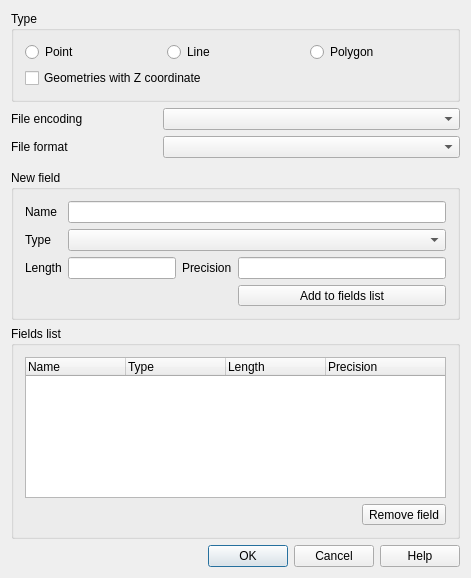
<?xml version="1.0" encoding="UTF-8"?>
<ui version="4.0">
 <class>QgsNewVectorLayerDialogBase</class>
 <widget class="QDialog" name="QgsNewVectorLayerDialogBase">
  <property name="geometry">
   <rect>
    <x>0</x>
    <y>0</y>
    <width>471</width>
    <height>578</height>
   </rect>
  </property>
  <property name="windowTitle">
   <string>New Shapefile Layer</string>
  </property>
  <property name="modal">
   <bool>true</bool>
  </property>
  <layout class="QGridLayout">
   <item row="5" column="1" colspan="2">
    <widget class="QComboBox" name="mFileEncoding">
     <property name="enabled">
      <bool>true</bool>
     </property>
    </widget>
   </item>
   <item row="6" column="0">
    <widget class="QLabel" name="mFileFormatLabel">
     <property name="enabled">
      <bool>true</bool>
     </property>
     <property name="text">
      <string>File format</string>
     </property>
     <property name="buddy">
      <cstring>mFileFormatComboBox</cstring>
     </property>
    </widget>
   </item>
   <item row="6" column="1" colspan="2">
    <widget class="QComboBox" name="mFileFormatComboBox">
     <property name="enabled">
      <bool>true</bool>
     </property>
    </widget>
   </item>
   <item row="5" column="0">
    <widget class="QLabel" name="mFileFormatLabel_2">
     <property name="enabled">
      <bool>true</bool>
     </property>
     <property name="text">
      <string>File encoding</string>
     </property>
     <property name="buddy">
      <cstring>mFileFormatComboBox</cstring>
     </property>
    </widget>
   </item>
   <item row="9" column="0" colspan="3">
    <widget class="QgsProjectionSelectionWidget" name="mCrsSelector" native="true">
     <property name="focusPolicy">
      <enum>Qt::StrongFocus</enum>
     </property>
    </widget>
   </item>
   <item row="2" column="0" colspan="3">
    <widget class="QGroupBox" name="buttonGroup1">
     <property name="title">
      <string>Type</string>
     </property>
     <layout class="QGridLayout" name="gridLayout1">
      <item row="0" column="1">
       <widget class="QRadioButton" name="mLineRadioButton">
        <property name="text">
         <string>Line</string>
        </property>
       </widget>
      </item>
      <item row="0" column="0">
       <widget class="QRadioButton" name="mPointRadioButton">
        <property name="text">
         <string>Point</string>
        </property>
       </widget>
      </item>
      <item row="1" column="0" colspan="3">
       <widget class="QCheckBox" name="mGeometryWithZCheckBox">
        <property name="text">
         <string>Geometries with Z coordinate</string>
        </property>
       </widget>
      </item>
      <item row="0" column="2">
       <widget class="QRadioButton" name="mPolygonRadioButton">
        <property name="text">
         <string>Polygon</string>
        </property>
       </widget>
      </item>
     </layout>
    </widget>
   </item>
   <item row="14" column="0" colspan="3">
    <widget class="QDialogButtonBox" name="buttonBox">
     <property name="orientation">
      <enum>Qt::Horizontal</enum>
     </property>
     <property name="standardButtons">
      <set>QDialogButtonBox::Cancel|QDialogButtonBox::Help|QDialogButtonBox::Ok</set>
     </property>
    </widget>
   </item>
   <item row="10" column="0" colspan="3">
    <widget class="QGroupBox" name="groupBox">
     <property name="title">
      <string>New field</string>
     </property>
     <layout class="QGridLayout">
      <item row="0" column="0">
       <widget class="QLabel" name="textLabel1">
        <property name="text">
         <string>Name</string>
        </property>
        <property name="buddy">
         <cstring>mNameEdit</cstring>
        </property>
       </widget>
      </item>
      <item row="0" column="1" colspan="4">
       <widget class="QLineEdit" name="mNameEdit"/>
      </item>
      <item row="1" column="0">
       <widget class="QLabel" name="textLabel2">
        <property name="text">
         <string>Type</string>
        </property>
        <property name="buddy">
         <cstring>mTypeBox</cstring>
        </property>
       </widget>
      </item>
      <item row="1" column="1" colspan="4">
       <widget class="QComboBox" name="mTypeBox"/>
      </item>
      <item row="2" column="0">
       <widget class="QLabel" name="label">
        <property name="text">
         <string>Length</string>
        </property>
        <property name="buddy">
         <cstring>mWidth</cstring>
        </property>
       </widget>
      </item>
      <item row="2" column="1" colspan="2">
       <widget class="QLineEdit" name="mWidth"/>
      </item>
      <item row="2" column="3">
       <widget class="QLabel" name="label_2">
        <property name="text">
         <string>Precision</string>
        </property>
        <property name="buddy">
         <cstring>mPrecision</cstring>
        </property>
       </widget>
      </item>
      <item row="2" column="4">
       <widget class="QLineEdit" name="mPrecision"/>
      </item>
      <item row="4" column="4">
       <widget class="QToolButton" name="mAddAttributeButton">
        <property name="sizePolicy">
         <sizepolicy hsizetype="Preferred" vsizetype="Fixed">
          <horstretch>0</horstretch>
          <verstretch>0</verstretch>
         </sizepolicy>
        </property>
        <property name="toolTip">
         <string>Add field to list</string>
        </property>
        <property name="layoutDirection">
         <enum>Qt::LeftToRight</enum>
        </property>
        <property name="text">
         <string>Add to fields list</string>
        </property>
        <property name="icon">
         <iconset>
          <normaloff>:/images/themes/default/mActionNewAttribute.svg</normaloff>:/images/themes/default/mActionNewAttribute.svg</iconset>
        </property>
        <property name="toolButtonStyle">
         <enum>Qt::ToolButtonTextBesideIcon</enum>
        </property>
       </widget>
      </item>
     </layout>
    </widget>
   </item>
   <item row="12" column="0" colspan="3">
    <widget class="QGroupBox" name="groupBox_2">
     <property name="title">
      <string>Fields list</string>
     </property>
     <layout class="QGridLayout">
      <item row="2" column="0" colspan="2">
       <widget class="QTreeWidget" name="mAttributeView">
        <property name="sizePolicy">
         <sizepolicy hsizetype="Expanding" vsizetype="Expanding">
          <horstretch>0</horstretch>
          <verstretch>0</verstretch>
         </sizepolicy>
        </property>
        <property name="alternatingRowColors">
         <bool>true</bool>
        </property>
        <property name="rootIsDecorated">
         <bool>false</bool>
        </property>
        <property name="columnCount">
         <number>4</number>
        </property>
        <column>
         <property name="text">
          <string>Name</string>
         </property>
        </column>
        <column>
         <property name="text">
          <string>Type</string>
         </property>
        </column>
        <column>
         <property name="text">
          <string>Length</string>
         </property>
        </column>
        <column>
         <property name="text">
          <string>Precision</string>
         </property>
        </column>
       </widget>
      </item>
      <item row="3" column="0">
       <spacer>
        <property name="orientation">
         <enum>Qt::Horizontal</enum>
        </property>
        <property name="sizeHint" stdset="0">
         <size>
          <width>121</width>
          <height>20</height>
         </size>
        </property>
       </spacer>
      </item>
      <item row="3" column="1">
       <widget class="QToolButton" name="mRemoveAttributeButton">
        <property name="sizePolicy">
         <sizepolicy hsizetype="Preferred" vsizetype="Fixed">
          <horstretch>0</horstretch>
          <verstretch>0</verstretch>
         </sizepolicy>
        </property>
        <property name="toolTip">
         <string>Delete selected field</string>
        </property>
        <property name="text">
         <string>Remove field</string>
        </property>
        <property name="icon">
         <iconset>
          <normaloff>:/images/themes/default/mActionDeleteAttribute.svg</normaloff>:/images/themes/default/mActionDeleteAttribute.svg</iconset>
        </property>
        <property name="toolButtonStyle">
         <enum>Qt::ToolButtonTextBesideIcon</enum>
        </property>
       </widget>
      </item>
     </layout>
    </widget>
   </item>
  </layout>
 </widget>
 <layoutdefault spacing="6" margin="11"/>
 <customwidgets>
  <customwidget>
   <class>QgsProjectionSelectionWidget</class>
   <extends>QWidget</extends>
   <header location="global">qgsprojectionselectionwidget.h</header>
   <container>1</container>
  </customwidget>
 </customwidgets>
 <tabstops>
  <tabstop>mPointRadioButton</tabstop>
  <tabstop>mLineRadioButton</tabstop>
  <tabstop>mPolygonRadioButton</tabstop>
  <tabstop>mFileEncoding</tabstop>
  <tabstop>mFileFormatComboBox</tabstop>
  <tabstop>mCrsSelector</tabstop>
  <tabstop>mNameEdit</tabstop>
  <tabstop>mTypeBox</tabstop>
  <tabstop>mWidth</tabstop>
  <tabstop>mPrecision</tabstop>
  <tabstop>mAddAttributeButton</tabstop>
  <tabstop>mAttributeView</tabstop>
  <tabstop>mRemoveAttributeButton</tabstop>
  <tabstop>buttonBox</tabstop>
 </tabstops>
 <resources/>
 <connections>
  <connection>
   <sender>buttonBox</sender>
   <signal>accepted()</signal>
   <receiver>QgsNewVectorLayerDialogBase</receiver>
   <slot>accept()</slot>
   <hints>
    <hint type="sourcelabel">
     <x>349</x>
     <y>400</y>
    </hint>
    <hint type="destinationlabel">
     <x>387</x>
     <y>304</y>
    </hint>
   </hints>
  </connection>
  <connection>
   <sender>buttonBox</sender>
   <signal>rejected()</signal>
   <receiver>QgsNewVectorLayerDialogBase</receiver>
   <slot>reject()</slot>
   <hints>
    <hint type="sourcelabel">
     <x>275</x>
     <y>400</y>
    </hint>
    <hint type="destinationlabel">
     <x>242</x>
     <y>308</y>
    </hint>
   </hints>
  </connection>
 </connections>
</ui>
